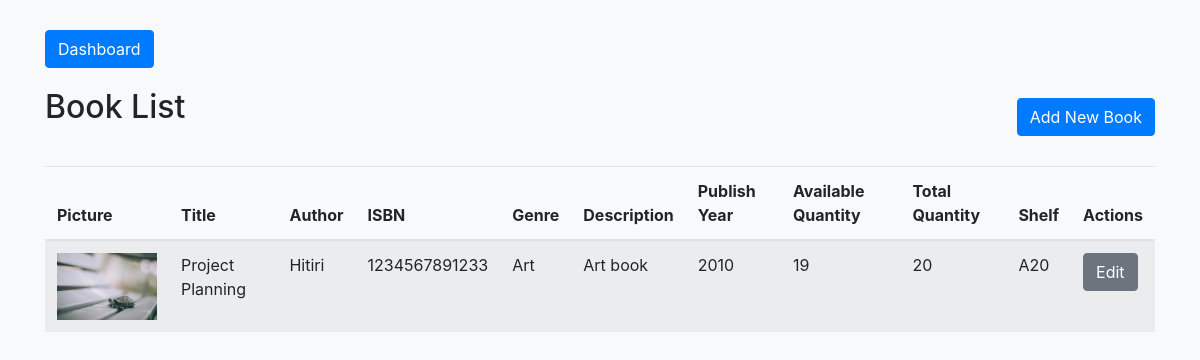
Before: /books with the older database file.
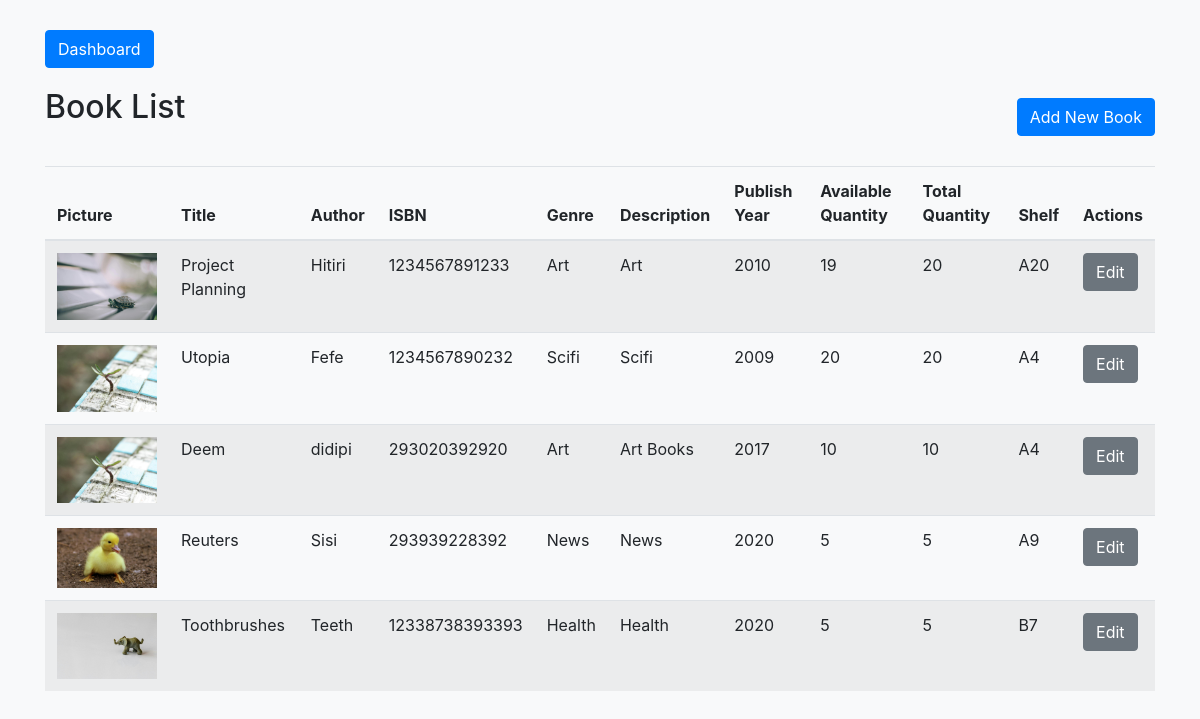
After: the same page with the newer database file.
### models.py (models this page shows, shortened)
class Book(db.Model):
    id = db.Column(db.Integer, primary_key=True)
    picture = db.Column(db.String(120), nullable=True)
    title = db.Column(db.String(150), nullable=False)
    author = db.Column(db.String(100), nullable=False)
    isbn = db.Column(db.String(20), unique=True, nullable=False)
    genre = db.Column(db.String(50), nullable=True)
    description = db.Column(db.String(50), nullable=False)
    publication_year = db.Column(db.Integer)
    available_quantity = db.Column(db.Integer, default=1)
    total_quantity = db.Column(db.Integer, default=1)
    shelf = db.Column(db.String(100), nullable=False)

### app.py (the view)
@app.route('/books')
def list_books():
    books = Book.query.all()
    return render_template('list_books.html', books=books)

### templates/list_books.html (shortened to what this page needs)
<!DOCTYPE html>
<html lang="en">
<head>
    <link href="https://stackpath.bootstrapcdn.com/bootstrap/4.5.2/css/bootstrap.min.css" rel="stylesheet">
</head>
<body>
<div class="container">
    <div class="dlink">
        <a href="{{ url_for('dashboard') }}" class="btn btn-primary">Dashboard</a>
    </div>
    <div class="d-flex justify-content-between align-items-center">
        <h2>Book List</h2>
        <a href="{{ url_for('add_book') }}" class="btn btn-primary">Add New Book</a>
    </div>
    <table class="table table-striped">
        <thead>
            <tr>
                <th>Picture</th>
                <th>Title</th>
                <th>Author</th>
                <th>ISBN</th>
                <th>Genre</th>
                <th>Description</th>
                <th>Publish Year</th>
                <th>Available Quantity</th>
                <th>Total Quantity</th>
                <th>Shelf</th>
                <th>Actions</th>
            </tr>
        </thead>
        <tbody>
            {% for book in books %}
            <tr>
                <td>
                    {% if book.picture %}
                    <img src="{{ url_for('static', filename='uploads/' + book.picture) }}" alt="{{ book.title }}" width="100">
                    {% else %}
                    No image
                    {% endif %}
                </td>
                <td>{{ book.title }}</td>
                <td>{{ book.author }}</td>
                <td>{{ book.isbn }}</td>
                <td>{{ book.genre }}</td>
                <td>{{ book.description }}</td>
                <td>{{ book.publication_year }}</td>
                <td>{{ book.available_quantity }}</td>
                <td>{{ book.total_quantity }}</td>
                <td>{{ book.shelf }}</td>
                <td>
                    <a href="{{ url_for('edit_book', book_id=book.id) }}" class="btn btn-secondary">Edit</a>
                </td>
            </tr>
            {% endfor %}
        </tbody>
    </table>
</div>
</body>
</html>

### templates/list_books.html (style rules this page uses)
body { background-color: #f8f9fa; }
.container { padding-top: 30px; }
h2 { margin-bottom: 20px; }
.dlink { margin-bottom: 20px; }
table { margin-top: 20px; }
img { max-width: 100px; height: auto; }

Changed rows visible on the page:
changed Book "Project Planning": description "Art book" → "Art"
added Book: picture (picture), title "Utopia", author "Fefe", isbn "1234567890232", genre "Scifi", description "Scifi", publication_year "2009", available_quantity "20", total_quantity "20", shelf "A4"
added Book: picture (picture), title "Deem", author "didipi", isbn "293020392920", genre "Art", description "Art Books", publication_year "2017", available_quantity "10", total_quantity "10", shelf "A4"
added Book: picture (picture), title "Reuters", author "Sisi", isbn "293939228392", genre "News", description "News", publication_year "2020", available_quantity "5", total_quantity "5", shelf "A9"
added Book: picture (picture), title "Toothbrushes", author "Teeth", isbn "12338738393393", genre "Health", description "Health", publication_year "2020", available_quantity "5", total_quantity "5", shelf "B7"
